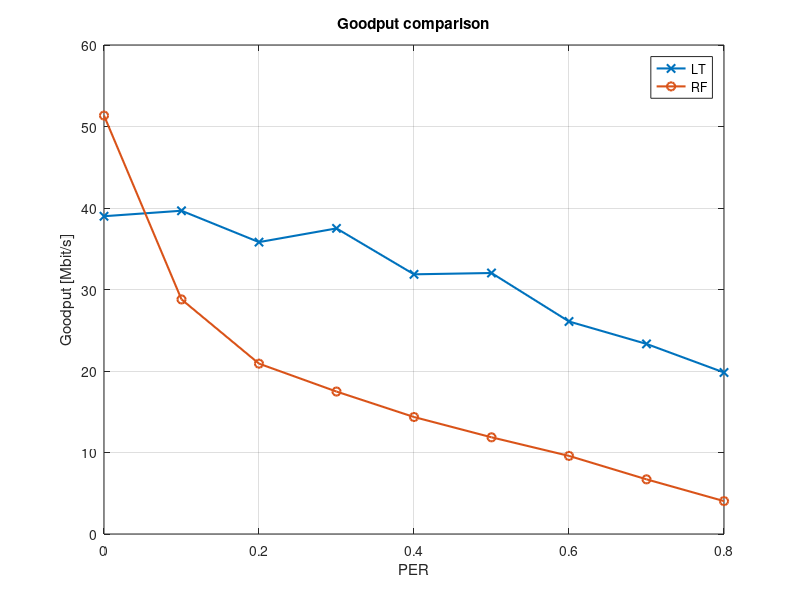
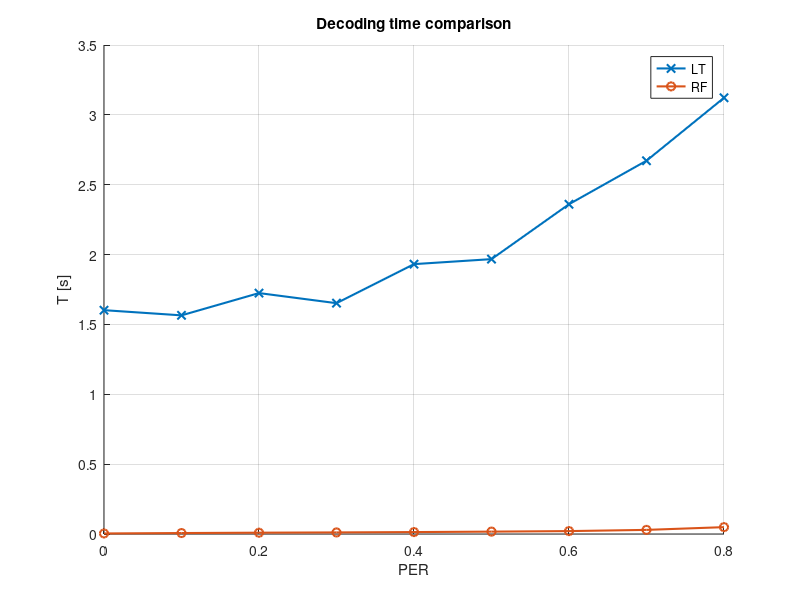
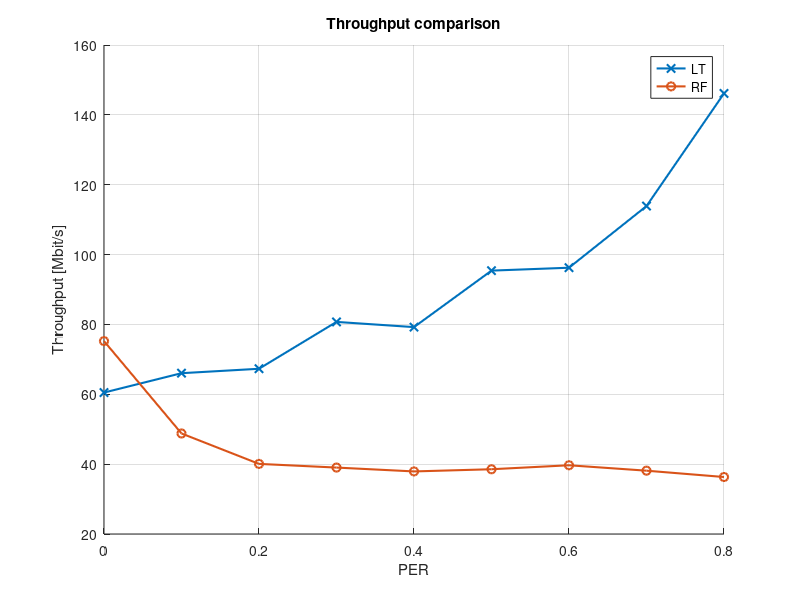
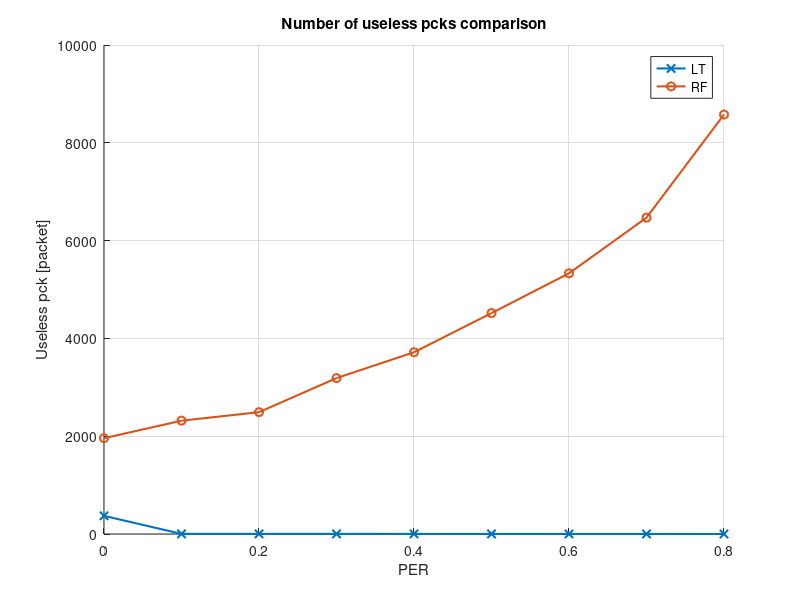

Source code (MATLAB) for these figures, in order:
clear all;
close all hidden;
%% Random fountain RX
%%dectime	rxtime	totrxpck droppck	rxpck	uselesspck PER_est PER
data_RF_rx=importdata('./data/data_RF_rx.txt',' ');
PERs=[0 0.1 0.2 0.3 0.4 0.5 0.6 0.7 0.8];
for i=1:length(PERs)
    data_PER=[];
    data_PER=data_RF_rx(find(data_RF_rx(:,8)==PERs(i)),:);
    dectime_RF(i)=mean(data_PER(:,1));
    rxtime_RF(i)=mean(data_PER(:,2));
    totrxpck_RF(i)=mean(data_PER(:,3));
    droppck_RF(i)=mean(data_PER(:,4));
    rxpck_RF(i)=mean(data_PER(:,5));
    uselesspck_RF(i)=mean(data_PER(:,6));
    PER_estimate_RF(i)=mean(data_PER(:,7));
end

% figure();
% plot(PERs,droppck_RF);
% title('Number of packets dropped');
% hold all;
% grid on;
% figure();
% hold all;
% plot(PERs,rxtime_RF);
% title('Time to receive the file');
% grid on;
% figure();
% hold all;
% plot(PERs,dectime_RF);
% title('Time to decode the file');
% grid on;
% figure();
% hold all;
% plot(PERs,uselesspck_RF);
% title('Number of packets correctly received but useless');
% grid on;

%% Random fountain TX
%sent infile time goodput throughput	PER_estimate PER
data_RF_tx=importdata('./data/data_RF_tx.txt',' ');
PERs=[0 0.1 0.2 0.3 0.4 0.5 0.6 0.7 0.8];
for i=1:length(PERs)
    data_PER=[];
    data_PER=data_RF_tx(find(data_RF_tx(:,7)==PERs(i)),:);
    sent_RF(i)=mean(data_PER(:,1));
    time_RF(i)=mean(data_PER(:,3));
    goodput_RF(i)=mean(data_PER(:,4));
    throughput_RF(i)=mean(data_PER(:,5));
    PER_estimate_RF(i)=mean(data_PER(:,6));
end

% figure();
% plot(PERs,sent_RF);
% title('Number of packets sent');
% hold all;
% grid on;
% figure();
% hold all;
% plot(PERs,time_RF);
% title('Time to send all packets');
% grid on;
% figure();
% hold all;
% plot(PERs,throughput_RF);
% grid on;
% hold all;
% plot(PERs,goodput_RF);
% grid on;
% title('Throughput and goodput');
% legend('throughput','goodput')

%% LT RX
%%dectime	rxtime	totrxpck droppck	rxpck	uselesspck PER_estimate PER
data_LT_rx=importdata('./data/data_LT_rx.txt',' ');
PERs=[0 0.1 0.2 0.3 0.4 0.5 0.6 0.7 0.8];
for i=1:length(PERs)
    data_PER=[];
    data_PER=data_LT_rx(find(data_LT_rx(:,8)==PERs(i)),:);
    dectime_LT(i)=mean(data_PER(:,1));
    rxtime_LT(i)=mean(data_PER(:,2));
    totrxpck_LT(i)=mean(data_PER(:,3));
    droppck_LT(i)=mean(data_PER(:,4));
    rxpck_LT(i)=mean(data_PER(:,5));
    uselesspck_LT(i)=mean(data_PER(:,6));
    PER_estimate_LT(i)=mean(data_PER(:,7));
end

% figure();
% plot(PERs,droppck_LT);
% title('Number of packets dropped');
% hold all;
% grid on;
% figure();
% hold all;
% plot(PERs,rxtime_LT);
% title('Time to receive the file');
% grid on;
% figure();
% hold all;
% plot(PERs,dectime_LT);
% title('Time to decode the file');
% grid on;
% figure();
% hold all;
% plot(PERs,uselesspck_LT);
% title('Number of packets correctly received but useless');
% grid on;

%% LT TX
%sent infile time goodput throughput	PER_estimate PER
data_LT_tx=importdata('./data/data_LT_tx.txt',' ');
PERs=[0 0.1 0.2 0.3 0.4 0.5 0.6 0.7 0.8];
for i=1:length(PERs)
    data_PER=[];
    data_PER=data_LT_tx(find(data_LT_tx(:,7)==PERs(i)),:);
    sent_LT(i)=mean(data_PER(:,1));
    time_LT(i)=mean(data_PER(:,3));
    goodput_LT(i)=mean(data_PER(:,4));
    throughput_LT(i)=mean(data_PER(:,5));
    PER_estimate_LT(i)=mean(data_PER(:,6));
end

% figure();
% plot(PERs,sent_LT);
% title('Number of packets sent');
% hold all;
% grid on;
% figure();
% hold all;
% plot(PERs,time_LT);
% title('Time to send all packets');
% grid on;
% figure();
% hold all;
% plot(PERs,throughput_LT);
% grid on;
% hold all;
% plot(PERs,goodput_LT);
% grid on;
% title('Throughput and goodput');
% legend('throughput','goodput')

%% Comparison RF LT

linewidth = 1.5;

figure();
plot(PERs, goodput_LT, '-x', 'LineWidth', linewidth);
hold all;
plot(PERs, goodput_RF, '-o', 'LineWidth', linewidth);
grid on
title('Goodput comparison')
xlabel('PER')
ylabel('Goodput [Mbit/s]')
legend('LT','RF')

figure();
hold all;
plot(PERs,dectime_LT, '-x', 'LineWidth', linewidth);
plot(PERs,dectime_RF, '-o', 'LineWidth', linewidth);
grid on
title('Decoding time comparison')
xlabel('PER')
ylabel('T [s]')
legend('LT','RF')

figure();
hold all;
plot(PERs,throughput_LT, '-x', 'LineWidth', linewidth);
plot(PERs,throughput_RF, '-o', 'LineWidth', linewidth);
grid on
title('Throughput comparison')
xlabel('PER')
ylabel('Throughput [Mbit/s]')
legend('LT','RF')

figure();
hold all;
plot(PERs,uselesspck_LT, '-x', 'LineWidth', linewidth);
plot(PERs,uselesspck_RF, '-o', 'LineWidth', linewidth);
grid on
title('Number of useless pcks comparison')
xlabel('PER')
ylabel('Useless pck [packet]')
legend('LT','RF')

figure();
hold all;
plot(PERs,rxtime_LT, '-x', 'LineWidth', linewidth);
plot(PERs,rxtime_RF, '-o', 'LineWidth', linewidth);
grid on
title('Time to receive comparison')
xlabel('PER')
ylabel('T [s]')
legend('LT','RF')

figure();
hold all;
plot(PERs,goodput_LT./throughput_LT, '-x', 'LineWidth', linewidth);
plot(PERs,goodput_RF./throughput_RF, '-o', 'LineWidth', linewidth);
grid on
title('Efficiency')
xlabel('PER')
ylabel('Efficiency')
legend('LT','RF')